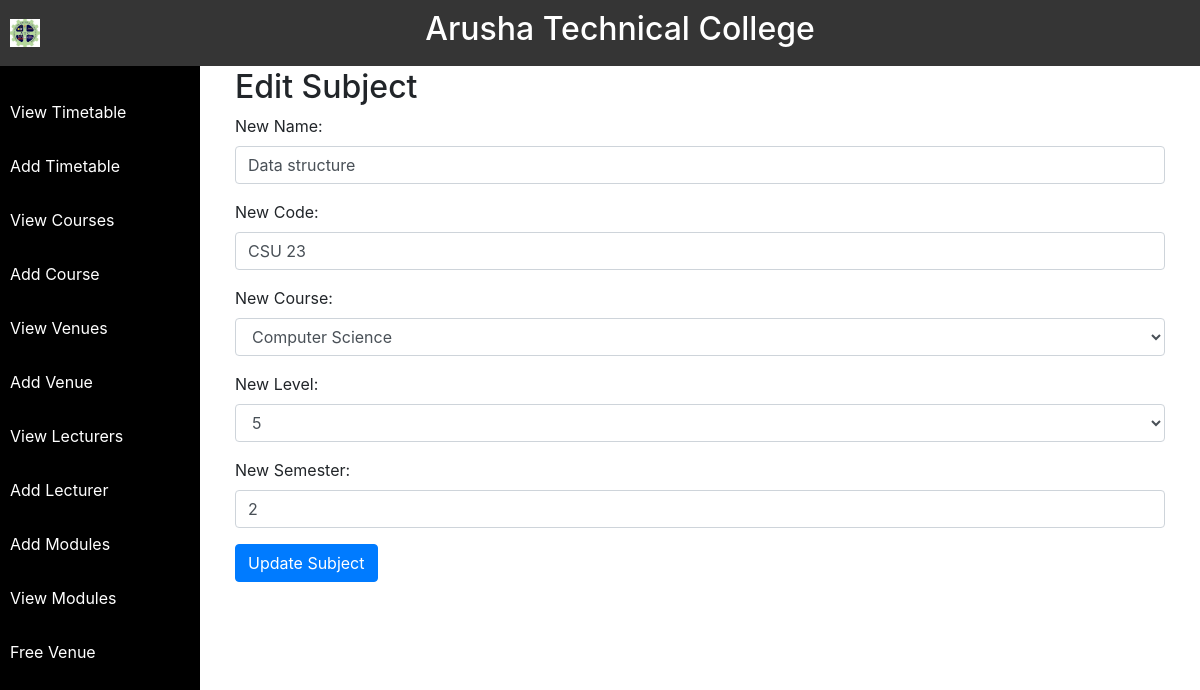
Page /edit-subject.php?id=2 on the committed database.
### tables this page shows
CREATE TABLE `subjects` (
  `id` int(11) NOT NULL,
  `name` varchar(255) NOT NULL,
  `code` varchar(15) NOT NULL,
  `course` varchar(255) NOT NULL,
  `level` varchar(255) NOT NULL,
  `semester` int(11) NOT NULL
);

### edit-subject.php (the view, shortened to what this page needs)
<!DOCTYPE html>
<html lang="en">
<head>
    <link rel="stylesheet" href="https://maxcdn.bootstrapcdn.com/bootstrap/4.0.0/css/bootstrap.min.css">
</head>
<body>
<div class="top-bar">
    <div class="logo-container">
    <img class="logo" src="images/atclogo.jfif" alt="Logo" width="30" height="100">
    </div>
    <div class="title-container">
        <h2>Arusha Technical College</h2>
    </div>
</div>
<div class="side-bar">
    <a href="view-timetable.php">View Timetable</a>
    <a href="add-timetable.php">Add Timetable</a>
    <a href="view-courses.php">View Courses</a>
    <a href="add-course.php">Add Course</a>
    <a href="view-venues.php">View Venues</a>
    <a href="add-venue.php">Add Venue</a>
    <a href="view-teachers.php">View Lecturers</a>
    <a href="add-teacher.php">Add Lecturer</a>
    <a href="add-subject.php">Add Modules</a>
    <a href="view-subjects.php">View Modules</a>
    <a href="free-venue.php">Free Venue</a>
</div>
<div class="content" id="main-content">
<?php
include 'db_connection.php';
$coursesResult = $conn->query("SELECT * FROM courses GROUP BY name");
$levelsResult = $conn->query("SELECT DISTINCT level FROM courses");
$subject_id = $subject_name = $subject_code = $selectedCourse = $selectedLevel = $subject_semester = '';
if (isset($_GET["id"])) {
    $subject_id = $_GET["id"];
    $result = $conn->query("SELECT * FROM subjects WHERE id = $subject_id");
    if ($result->num_rows > 0) {
        $row = $result->fetch_assoc();
        $subject_name = $row["name"];
        $subject_code = $row["code"];
        $selectedCourse = $row["course"];
        $selectedLevel = $row["level"];
        $subject_semester = $row["semester"];
    } else {
        $errorMsg = "Subject not found.";
    }
} else {
    $errorMsg = "Subject ID not provided.";
}
?>
<!DOCTYPE html>
<html lang="en">
<head>
    <link href="https://maxcdn.bootstrapcdn.com/bootstrap/4.0.0/css/bootstrap.min.css" rel="stylesheet">
</head>
<body>
    <div class="container mt-5">
        <h2>Edit Subject</h2>
        <form action="" method="post">
            <div class="form-group">
                <label for="new_name">New Name:</label>
                <input type="text" class="form-control" id="new_name" name="new_name" value="<?php echo $subject_name; ?>">
            </div>
            <div class="form-group">
                <label for="new_code">New Code:</label>
                <input type="text" class="form-control" id="new_code" name="new_code" value="<?php echo $subject_code; ?>">
            </div>
            <div class="form-group">
                <label for="new_course">New Course:</label>
                <select class="form-control" id="new_course" name="new_course" >
                    <?php
                    while ($courseRow = $coursesResult->fetch_assoc()) {
                        echo "<option value='{$courseRow['name']}'" . ($selectedCourse == $courseRow['name'] ? " selected" : "") . ">{$courseRow['name']}</option>";
                    }
                    ?>
                </select>
            </div>
            <div class="form-group">
                <label for="new_level">New Level:</label>
                <select class="form-control" id="new_level" name="new_level" required>
                    <?php
                    $levelsResult->data_seek(0);
                    while ($levelRow = $levelsResult->fetch_assoc()) {
                        echo "<option value='{$levelRow['level']}'" . ($selectedLevel == $levelRow['level'] ? " selected" : "") . ">{$levelRow['level']}</option>";
                    }
                    ?>
                </select>
            </div>
            <div class="form-group">
                <label for="new_semester">New Semester:</label>
                <input type="text" class="form-control" id="new_semester" name="new_semester" value="<?php echo $subject_semester; ?>" >
            </div>
            <button type="submit" class="btn btn-primary">Update Subject</button>
        </form>
    </div>
</body>
</html>
</div>
</body>
</html>

### edit-subject.php (style rules this page uses)
body { margin: 0; padding: 0; overflow-x: hidden; }
.top-bar { background-color: #353535; padding: 10px; text-align: center; position: fixed; width: 100%; z-index: 1000; display: flex; justify-content: space-between; align-items: center; }
.logo-container { margin-right: 10px; }
.title-container { flex-grow: 1; text-align: center; color: white; }
.logo { max-width: 100px; height: auto; }
.side-bar { background-color: black; height: 100vh; width: 200px; position: fixed; top: 60px; left: 0; padding-top: 30px; margin-bottom: 30px; }
.side-bar a { display: block; padding: 10px; color: white; text-decoration: none; margin-bottom: 10px; }
.content { margin-left: 200px; padding: 20px; transition: margin-left 0.3s; background-color: white; }
.container { margin-top: 50px; }

### rows in the picture
subjects: new_name "Data structure", new_code "CSU 23", new_level "5", new_semester "2"

### other values in the picture
form field new_course "Computer Science"
